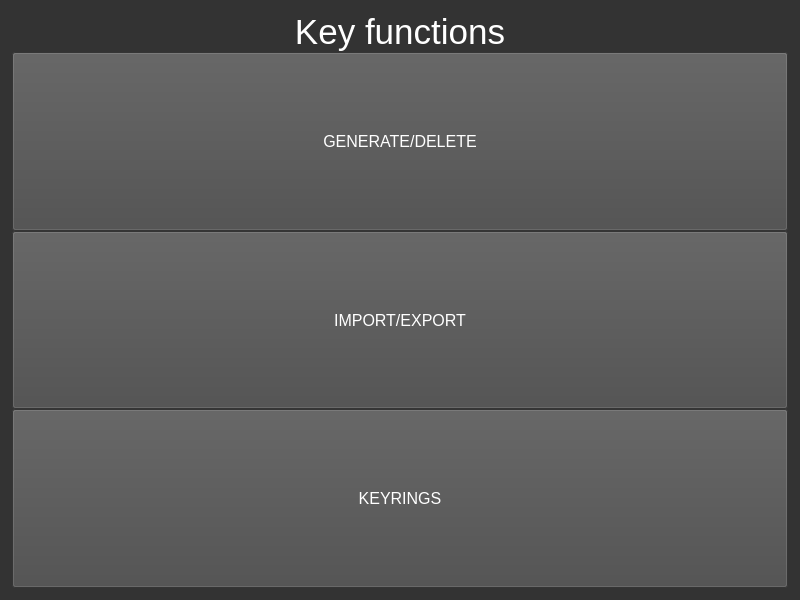
<?xml version="1.0" encoding="UTF-8"?>
<ui version="4.0">
 <class>KeysWindow</class>
 <widget class="QMainWindow" name="KeysWindow">
  <property name="geometry">
   <rect>
    <x>0</x>
    <y>0</y>
    <width>800</width>
    <height>600</height>
   </rect>
  </property>
  <property name="windowTitle">
   <string>Keys</string>
  </property>
  <property name="styleSheet">
   <string notr="true">background-color: rgb(51, 51, 51);
color: white;
font-size: 12pt;</string>
  </property>
  <property name="tabShape">
   <enum>QTabWidget::Rounded</enum>
  </property>
  <widget class="QWidget" name="centralwidget">
   <layout class="QVBoxLayout" name="verticalLayout">
    <property name="spacing">
     <number>0</number>
    </property>
    <property name="leftMargin">
     <number>12</number>
    </property>
    <property name="topMargin">
     <number>12</number>
    </property>
    <property name="rightMargin">
     <number>12</number>
    </property>
    <property name="bottomMargin">
     <number>12</number>
    </property>
    <item>
     <widget class="QLabel" name="titleLabel">
      <property name="sizePolicy">
       <sizepolicy hsizetype="Expanding" vsizetype="Expanding">
        <horstretch>0</horstretch>
        <verstretch>0</verstretch>
       </sizepolicy>
      </property>
      <property name="maximumSize">
       <size>
        <width>16777215</width>
        <height>40</height>
       </size>
      </property>
      <property name="styleSheet">
       <string notr="true">background-color: rgb(51, 51, 51);
color: white;
font-size: 26pt;</string>
      </property>
      <property name="lineWidth">
       <number>0</number>
      </property>
      <property name="text">
       <string>Key functions</string>
      </property>
      <property name="alignment">
       <set>Qt::AlignCenter</set>
      </property>
     </widget>
    </item>
    <item>
     <widget class="QPushButton" name="generateDeleteButton">
      <property name="sizePolicy">
       <sizepolicy hsizetype="Expanding" vsizetype="Expanding">
        <horstretch>0</horstretch>
        <verstretch>0</verstretch>
       </sizepolicy>
      </property>
      <property name="styleSheet">
       <string notr="true">background-color: rgb(74, 74, 74);</string>
      </property>
      <property name="text">
       <string>GENERATE/DELETE</string>
      </property>
     </widget>
    </item>
    <item>
     <widget class="QPushButton" name="importExportButton">
      <property name="sizePolicy">
       <sizepolicy hsizetype="Expanding" vsizetype="Expanding">
        <horstretch>0</horstretch>
        <verstretch>0</verstretch>
       </sizepolicy>
      </property>
      <property name="styleSheet">
       <string notr="true">background-color: rgb(74, 74, 74);</string>
      </property>
      <property name="text">
       <string>IMPORT/EXPORT</string>
      </property>
     </widget>
    </item>
    <item>
     <widget class="QPushButton" name="keyringsButton">
      <property name="sizePolicy">
       <sizepolicy hsizetype="Expanding" vsizetype="Expanding">
        <horstretch>0</horstretch>
        <verstretch>0</verstretch>
       </sizepolicy>
      </property>
      <property name="styleSheet">
       <string notr="true">background-color: rgb(74, 74, 74);</string>
      </property>
      <property name="text">
       <string>KEYRINGS</string>
      </property>
     </widget>
    </item>
   </layout>
  </widget>
 </widget>
 <resources/>
 <connections/>
</ui>
